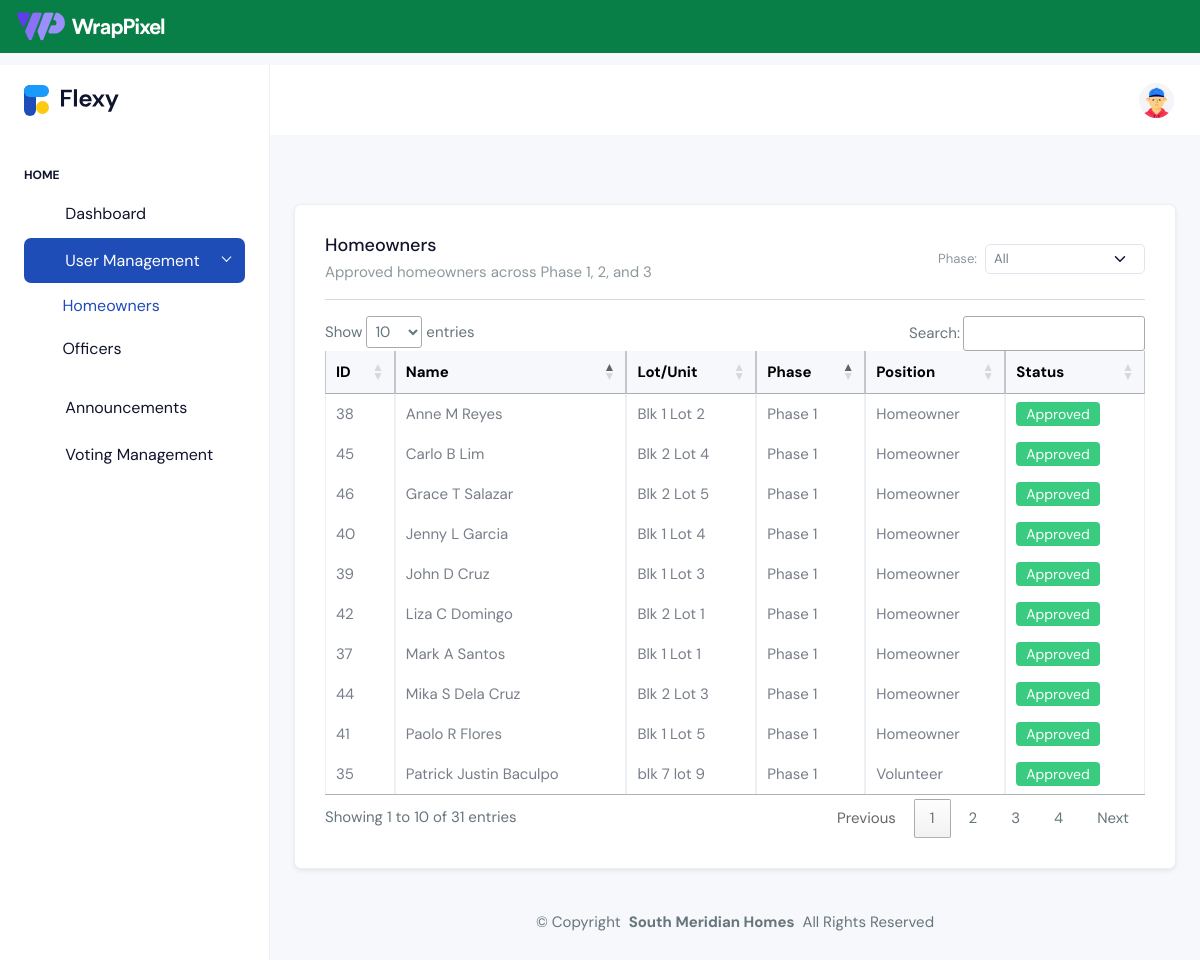
Before: /superadmin/user_management.php with the older database file.
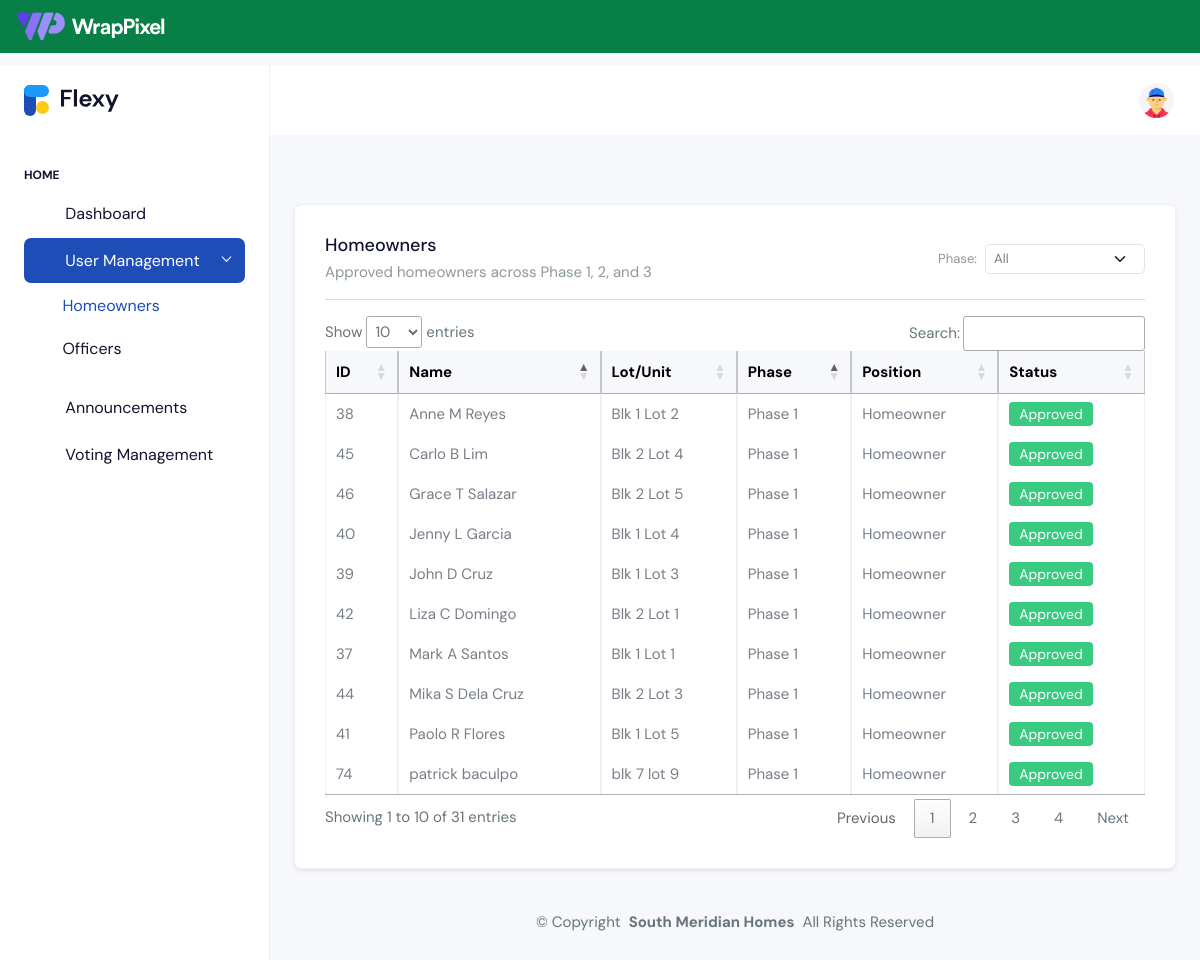
After: the same page with the newer database file.
### tables this page shows
CREATE TABLE `homeowners` (
  `id` int(11) NOT NULL,
  `public_id` varchar(20) DEFAULT NULL,
  `first_name` varchar(100) NOT NULL,
  `middle_name` varchar(100) DEFAULT NULL,
  `last_name` varchar(100) NOT NULL,
  `contact_number` varchar(15) NOT NULL,
  `email` varchar(255) NOT NULL,
  `password` varchar(255) NOT NULL,
  `must_change_password` tinyint(1) NOT NULL DEFAULT 1,
  `phase` enum('Phase 1','Phase 2','Phase 3') NOT NULL,
  `house_lot_number` varchar(50) NOT NULL,
  `valid_id_path` varchar(255) NOT NULL,
  `proof_of_billing_path` varchar(255) NOT NULL,
  `latitude` decimal(10,7) DEFAULT NULL,
  `longitude` decimal(10,7) DEFAULT NULL,
  `status` enum('pending','approved','rejected') DEFAULT 'pending',
  `admin_id` int(11) DEFAULT NULL,
  `created_at` timestamp NOT NULL DEFAULT current_timestamp(),
  `reset_token` varchar(255) DEFAULT NULL,
  `reset_expires` datetime DEFAULT NULL
);

### superadmin/user_management.php (the view, shortened to what the changed rows need)
<?php
$conn = new mysqli("localhost", "root", "", "south_meridian_hoa");
$conn->set_charset("utf8mb4");
function esc($v){ return htmlspecialchars((string)$v, ENT_QUOTES, 'UTF-8'); }
$selected_phase = trim($_GET['phase'] ?? 'All');
if ($selected_phase === 'All') {
  $stmt = $conn->prepare("
    SELECT
      h.id,
      h.first_name,
      h.middle_name,
      h.last_name,
      h.house_lot_number,
      h.phase,
      h.status,
      COALESCE(hp.position, 'Homeowner') AS position
    FROM homeowners h
    LEFT JOIN homeowner_positions hp
      ON hp.homeowner_id = h.id AND hp.phase = h.phase
    WHERE h.status = 'approved'
    ORDER BY h.phase ASC, h.last_name ASC, h.first_name ASC
  ");
}
$stmt->execute();
$rows = $stmt->get_result()->fetch_all(MYSQLI_ASSOC);
?>
<!doctype html>
<html lang="en">
<head>
  <link rel="stylesheet" href="../superadmin/assets/css/styles.min.css" />
  <link rel="stylesheet" href="https://cdn.datatables.net/1.13.6/css/jquery.dataTables.min.css">
</head>
<body>
<div class="page-wrapper" id="main-wrapper" data-layout="vertical" data-navbarbg="skin6" data-sidebartype="full"
     data-sidebar-position="fixed" data-header-position="fixed">
  <div class="body-wrapper">
    <div class="body-wrapper-inner">
      <div class="container-fluid">
        <div class="row mt-4">
          <div class="col-12">
            <div class="card bg-white shadow-sm">
              <div class="card-body">
                <div class="table-responsive">
                  <table id="homeownersTable" class="table table-bordered align-middle">
                    <thead class="table-light">
                      <tr>
                        <th>ID</th>
                        <th>Name</th>
                        <th>Lot/Unit</th>
                        <th>Phase</th>
                        <th>Position</th>
                        <th>Status</th>
                      </tr>
                    </thead>
                    <tbody>
                      <?php foreach($rows as $r): ?>
                        <?php
                          $full = trim($r['first_name'].' '.$r['middle_name'].' '.$r['last_name']);
                          $statusBadge = '<span class="badge bg-success">Approved</span>';
                        ?>
                        <tr>
                          <td><?= (int)$r['id'] ?></td>
                          <td><?= esc($full) ?></td>
                          <td><?= esc($r['house_lot_number']) ?></td>
                          <td><?= esc($r['phase']) ?></td>
                          <td><?= esc($r['position']) ?></td>
                          <td><?= $statusBadge ?></td>
                        </tr>
                      <?php endforeach; ?>
                    </tbody>
                  </table>
                </div>
              </div>
            </div>
          </div>
        </div>
      </div>
    </div>
  </div>
</div>
</body>
</html>

Changed rows visible on the page:
removed homeowners: id "35", full "Patrick Justin Baculpo", house_lot_number "blk 7 lot 9", phase "Phase 1", position "Volunteer"
added homeowners: id "74", full "patrick baculpo", house_lot_number "blk 7 lot 9", phase "Phase 1", position "Homeowner"
